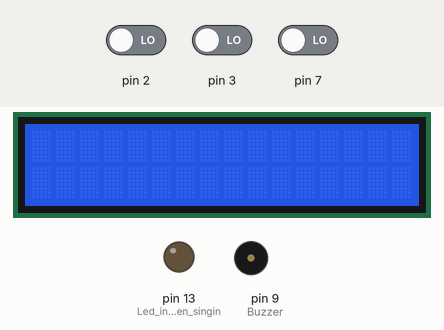
Recording of a sketch running on a simulated Arduino Uno, built with avr-gcc and run on an emulated ATmega328P. Parts: 16×2 character LCD, output pins drawn as LEDs (lit = HIGH), buzzer (waves = sounding). Inputs (shaded band) come from the test bench; at power-on: pin 2 LOW, pin 3 LOW, pin 7 LOW.

Above: at 1.2 s.
1.3 s: pin 2 driven HIGH
At 5.03 s:
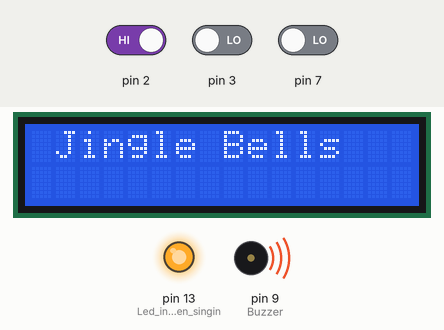
At 5.7 s:
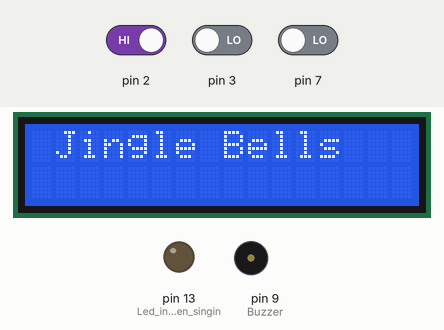
Timing chart, 0 to 9.1 s (numbered marks = the images above; inputs shaded):
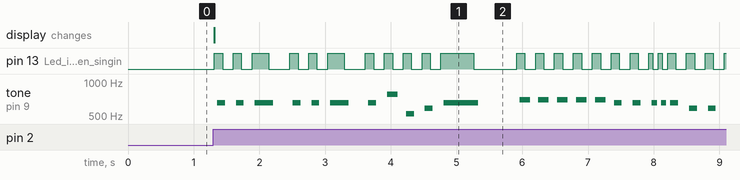

The sketch:

Christmas_Charol_Player.ino
```cpp
/*
  Arduino Christmas Songs

  Based on a project and code by Dipto Pratyaksa, updated on 31/3/13

  Modified for Christmas by Joshi, on Dec 17th, 2017.
*/

#include "pitches.h"
#include <Wire.h>
#include <LiquidCrystal_I2C.h>

LiquidCrystal_I2C lcd(0x27, 2, 1, 0, 4, 5, 6, 7, 3, POSITIVE);

#define melodyPin 9

// Jingle Bells

int melody[] = {
  NOTE_E5, NOTE_E5, NOTE_E5,
  NOTE_E5, NOTE_E5, NOTE_E5,
  NOTE_E5, NOTE_G5, NOTE_C5, NOTE_D5,
  NOTE_E5,
  NOTE_F5, NOTE_F5, NOTE_F5, NOTE_F5,
  NOTE_F5, NOTE_E5, NOTE_E5, NOTE_E5, NOTE_E5,
  NOTE_E5, NOTE_D5, NOTE_D5, NOTE_E5,
  NOTE_D5, NOTE_G5
};

int tempo[] = {
  8, 8, 4,
  8, 8, 4,
  8, 8, 8, 8,
  2,
  8, 8, 8, 8,
  8, 8, 8, 16, 16,
  8, 8, 8, 8,
  4, 4
};

// We wish you a merry Christmas

int wish_melody[] = {
  NOTE_B3,
  NOTE_F4, NOTE_F4, NOTE_G4, NOTE_F4, NOTE_E4,
  NOTE_D4, NOTE_D4, NOTE_D4,
  NOTE_G4, NOTE_G4, NOTE_A4, NOTE_G4, NOTE_F4,
  NOTE_E4, NOTE_E4, NOTE_E4,
  NOTE_A4, NOTE_A4, NOTE_B4, NOTE_A4, NOTE_G4,
  NOTE_F4, NOTE_D4, NOTE_B3, NOTE_B3,
  NOTE_D4, NOTE_G4, NOTE_E4,
  NOTE_F4
};

int wish_tempo[] = {
  4,
  4, 8, 8, 8, 8,
  4, 4, 4,
  4, 8, 8, 8, 8,
  4, 4, 4,
  4, 8, 8, 8, 8,
  4, 4, 8, 8,
  4, 4, 4,
  2
};

// Santa Claus is coming to town

int santa_melody[] = {
  NOTE_G4,
  NOTE_E4, NOTE_F4, NOTE_G4, NOTE_G4, NOTE_G4,
  NOTE_A4, NOTE_B4, NOTE_C5, NOTE_C5, NOTE_C5,
  NOTE_E4, NOTE_F4, NOTE_G4, NOTE_G4, NOTE_G4,
  NOTE_A4, NOTE_G4, NOTE_F4, NOTE_F4,
  NOTE_E4, NOTE_G4, NOTE_C4, NOTE_E4,
  NOTE_D4, NOTE_F4, NOTE_B3,
  NOTE_C4
};

int santa_tempo[] = {
  8,
  8, 8, 4, 4, 4,
  8, 8, 4, 4, 4,
  8, 8, 4, 4, 4,
  8, 8, 4, 2,
  4, 4, 4, 4,
  4, 2, 4,
  1
};

int switchOne = 0;
int switchTwo = 0;
int switchThree = 0;

void setup(void) {
  pinMode(9, OUTPUT); // Buzzer
  pinMode(13, OUTPUT); // Led indicator when singing a note
  pinMode(2, INPUT);
  pinMode(3, INPUT);
  pinMode(7, INPUT);


  //for LCD
  lcd.begin(16,2);//Defining 16 columns and 2 rows of lcd display
  lcd.backlight();//To Power ON the back light
}

void loop() {
  switchOne = digitalRead(2);
  switchTwo = digitalRead(3);
  switchThree = digitalRead(7);
  if (switchOne == HIGH) {
    lcd.setCursor(0,0); //Defining positon to write from first row,first column .
    lcd.print(" Jingle Bells ");
    sing(1);
    lcd.clear();

  }
  else if (switchTwo == HIGH) {
    lcd.setCursor(0,0); //Defining positon to write from first row,first column .
    lcd.print(" Santa Claus is ");
     lcd.setCursor(0,1);
    lcd.print("Coming Home");
    sing(2);
    lcd.clear();
  } else if (switchThree == HIGH) {
    lcd.setCursor(0,0); //Defining positon to write from first row,first column .
    lcd.print(" We wish you a ");
    lcd.setCursor(0,1);
    lcd.print("Merry Christmas");
    sing(3);
    lcd.clear();
  }
}

int song = 0;

void sing(int s) {
  // iterate over the notes of the melody:
  song = s;
  if (song == 3) {
    Serial.println(" 'We wish you a Merry Christmas'");
    int size = sizeof(wish_melody) / sizeof(int);
    for (int thisNote = 0; thisNote < size; thisNote++) {

      // to calculate the note duration, take one second
      // divided by the note type.
      //e.g. quarter note = 1000 / 4, eighth note = 1000/8, etc.
      int noteDuration = 1000 / wish_tempo[thisNote];

      buzz(melodyPin, wish_melody[thisNote], noteDuration);

      // to distinguish the notes, set a minimum time between them.
      // the note's duration + 30% seems to work well:
      int pauseBetweenNotes = noteDuration * 1.30;
      delay(pauseBetweenNotes);

      // stop the tone playing:
      buzz(melodyPin, 0, noteDuration);

    }
  } else if (song == 2) {
    Serial.println(" 'Santa Claus is coming to town'");
    int size = sizeof(santa_melody) / sizeof(int);
    for (int thisNote = 0; thisNote < size; thisNote++) {

      // to calculate the note duration, take one second
      // divided by the note type.
      //e.g. quarter note = 1000 / 4, eighth note = 1000/8, etc.
      int noteDuration = 900 / santa_tempo[thisNote];

      buzz(melodyPin, santa_melody[thisNote], noteDuration);

      // to distinguish the notes, set a minimum time between them.
      // the note's duration + 30% seems to work well:
      int pauseBetweenNotes = noteDuration * 1.30;
      delay(pauseBetweenNotes);

      // stop the tone playing:
      buzz(melodyPin, 0, noteDuration);

    }
  } else {

    Serial.println(" 'Jingle Bells'");
    int size = sizeof(melody) / sizeof(int);
    for (int thisNote = 0; thisNote < size; thisNote++) {

      // to calculate the note duration, take one second
      // divided by the note type.
      //e.g. quarter note = 1000 / 4, eighth note = 1000/8, etc.
      int noteDuration = 1000 / tempo[thisNote];

      buzz(melodyPin, melody[thisNote], noteDuration);

      // to distinguish the notes, set a minimum time between them.
      // the note's duration + 30% seems to work well:
      int pauseBetweenNotes = noteDuration * 1.30;
      delay(pauseBetweenNotes);

      // stop the tone playing:
      buzz(melodyPin, 0, noteDuration);

    }
  }
}

void buzz(int targetPin, long frequency, long length) {
  digitalWrite(13, HIGH);
  long delayValue = 1000000 / frequency / 2; // calculate the delay value between transitions
  //// 1 second's worth of microseconds, divided by the frequency, then split in half since
  //// there are two phases to each cycle
  long numCycles = frequency * length / 1000; // calculate the number of cycles for proper timing
  //// multiply frequency, which is really cycles per second, by the number of seconds to
  //// get the total number of cycles to produce
  for (long i = 0; i < numCycles; i++) { // for the calculated length of time...
    digitalWrite(targetPin, HIGH); // write the buzzer pin high to push out the diaphram
    delayMicroseconds(delayValue); // wait for the calculated delay value
    digitalWrite(targetPin, LOW); // write the buzzer pin low to pull back the diaphram
    delayMicroseconds(delayValue); // wait again or the calculated delay value
  }
  digitalWrite(13, LOW);

}
```

pitches.h
```cpp
/*************************************************
 * Public Constants
 *************************************************/

#define NOTE_B0  31
#define NOTE_C1  33
#define NOTE_CS1 35
#define NOTE_D1  37
#define NOTE_DS1 39
#define NOTE_E1  41
#define NOTE_F1  44
#define NOTE_FS1 46
#define NOTE_G1  49
#define NOTE_GS1 52
#define NOTE_A1  55
#define NOTE_AS1 58
#define NOTE_B1  62
#define NOTE_C2  65
#define NOTE_CS2 69
#define NOTE_D2  73
#define NOTE_DS2 78
#define NOTE_E2  82
#define NOTE_F2  87
#define NOTE_FS2 93
#define NOTE_G2  98
#define NOTE_GS2 104
#define NOTE_A2  110
#define NOTE_AS2 117
#define NOTE_B2  123
#define NOTE_C3  131
#define NOTE_CS3 139
#define NOTE_D3  147
#define NOTE_DS3 156
#define NOTE_E3  165
#define NOTE_F3  175
#define NOTE_FS3 185
#define NOTE_G3  196
#define NOTE_GS3 208
#define NOTE_A3  220
#define NOTE_AS3 233
#define NOTE_B3  247
#define NOTE_C4  262
#define NOTE_CS4 277
#define NOTE_D4  294
#define NOTE_DS4 311
#define NOTE_E4  330
#define NOTE_F4  349
#define NOTE_FS4 370
#define NOTE_G4  392
#define NOTE_GS4 415
#define NOTE_A4  440
#define NOTE_AS4 466
#define NOTE_B4  494
#define NOTE_C5  523
#define NOTE_CS5 554
#define NOTE_D5  587
#define NOTE_DS5 622
#define NOTE_E5  659
#define NOTE_F5  698
#define NOTE_FS5 740
#define NOTE_G5  784
#define NOTE_GS5 831
#define NOTE_A5  880
#define NOTE_AS5 932
#define NOTE_B5  988
#define NOTE_C6  1047
#define NOTE_CS6 1109
#define NOTE_D6  1175
#define NOTE_DS6 1245
#define NOTE_E6  1319
#define NOTE_F6  1397
#define NOTE_FS6 1480
#define NOTE_G6  1568
#define NOTE_GS6 1661
#define NOTE_A6  1760
#define NOTE_AS6 1865
#define NOTE_B6  1976
#define NOTE_C7  2093
#define NOTE_CS7 2217
#define NOTE_D7  2349
#define NOTE_DS7 2489
#define NOTE_E7  2637
#define NOTE_F7  2794
#define NOTE_FS7 2960
#define NOTE_G7  3136
#define NOTE_GS7 3322
#define NOTE_A7  3520
#define NOTE_AS7 3729
#define NOTE_B7  3951
#define NOTE_C8  4186
#define NOTE_CS8 4435
#define NOTE_D8  4699
#define NOTE_DS8 4978
```
